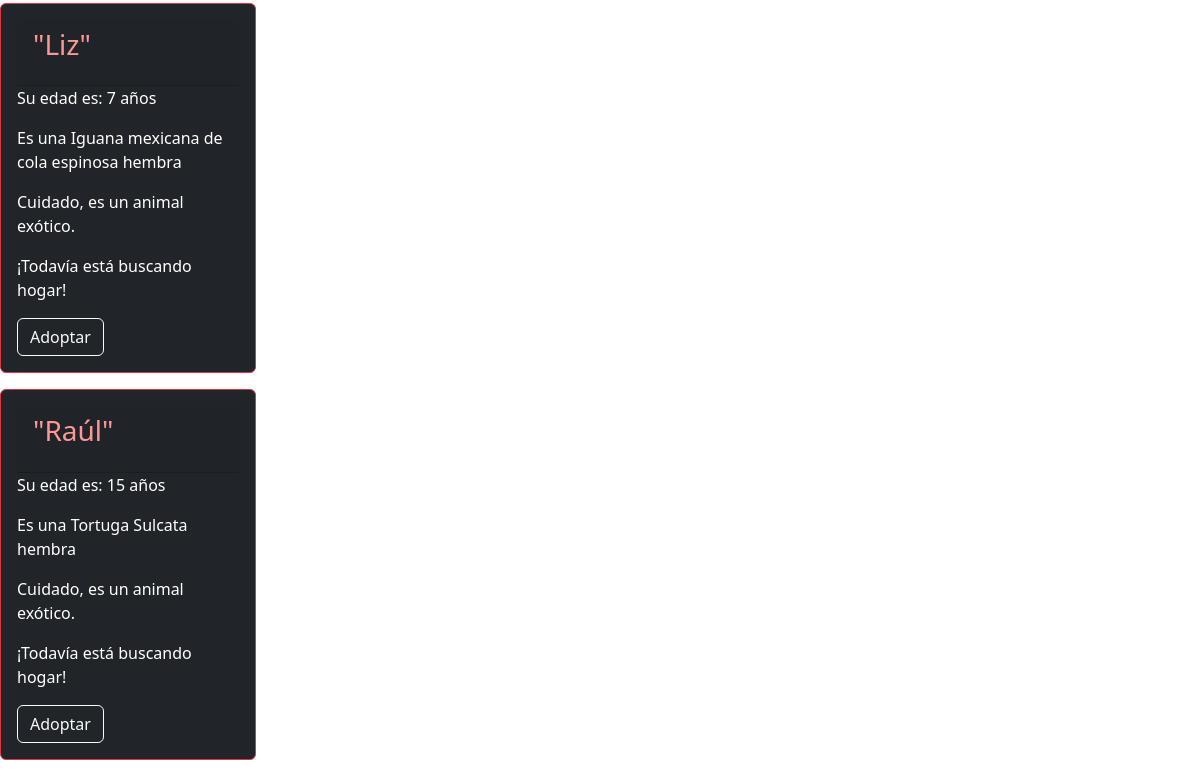
Before: /animal-list/ (lower part) with the older database file.
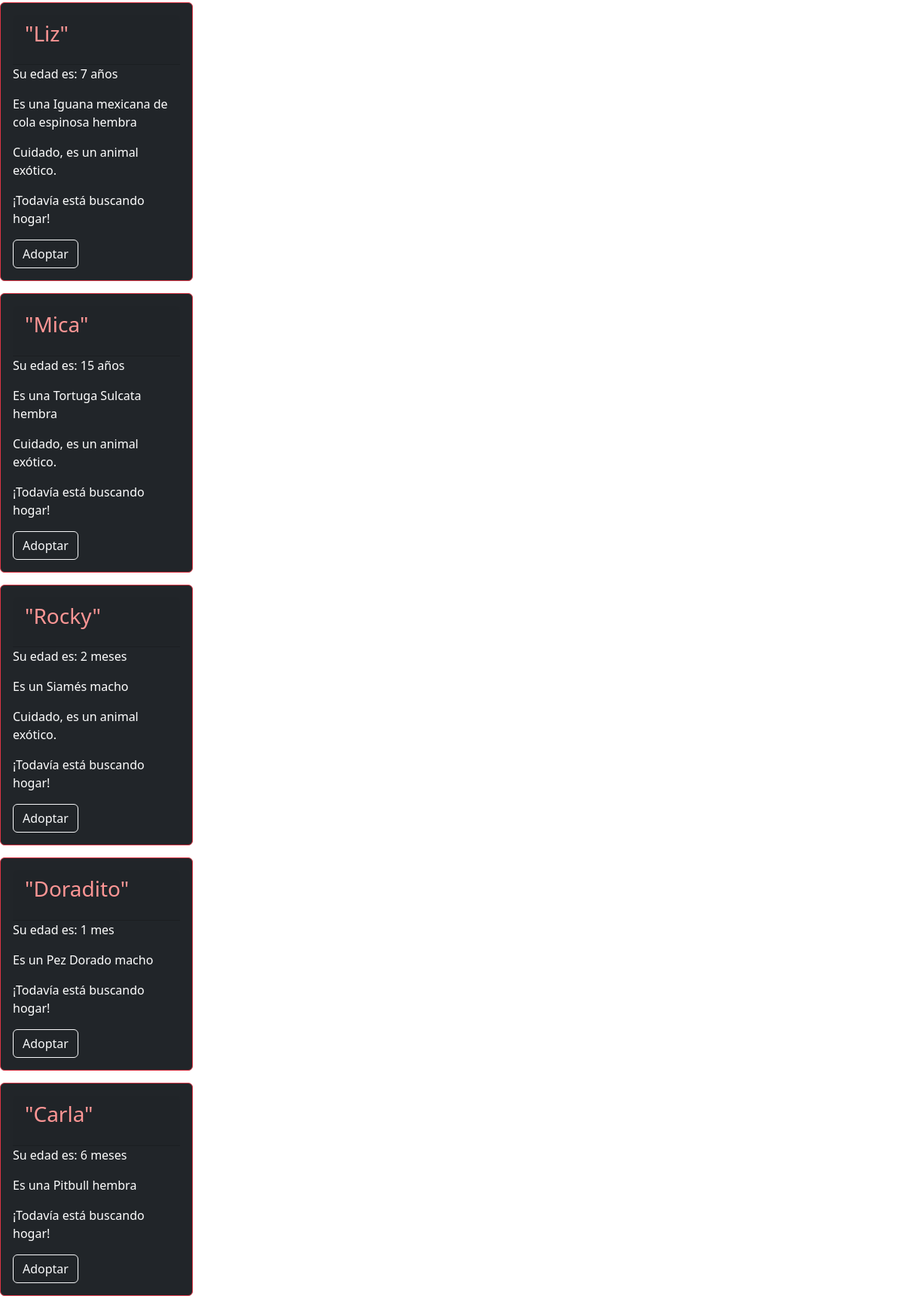
After: the same page with the newer database file.
### animal_app/models.py (models this page shows, shortened)
class Animals(models.Model):
    name = models.CharField(max_length=100)
    age = models.IntegerField()
    gender = models.CharField(max_length=100)
    adopted = models.BooleanField(default=True)
    breed = models.CharField(max_length=100)
    exotic = models.BooleanField(default=False)
    baby = models.BooleanField(default=False)

### animal_app/views.py (the view)
# urls.py: path("animal-list/", animal_list),
def animal_list(request):
    if "search" in request.GET:
        search = request.GET["search"]
        all_animals = Animals.objects.filter(name__icontains=search)
    else:
        all_animals = Animals.objects.all()
    context = {
        "adoptions":all_animals,
    }
    return render(request, "animal-list.html", context = context)

### templates/animal-list.html (shortened to what this page needs)
{% extends "base.html" %}
{% block content %}
    {% for animal in adoptions %}
    <div class="card text-bg-dark mb-3 card border-danger mb-3" style="max-width: 16rem;",>
        <div class="card-body">
        <h3 class="card-header"  style="color:rgb(254, 150, 149)">
            <p> "{{animal.name}}" </p>
        </h3>
        {% if animal.baby == False %}
            {% if animal.age == 1 %}
                <p>Su edad es: {{animal.age}} año</p>
            {% else %}
                <p>Su edad es: {{animal.age}} años</p>
            {% endif %}
        {% else %}
            {% if animal.age == 1 %}
                <p>Su edad es: {{animal.age}} mes</p>
            {% else %}
                <p>Su edad es: {{animal.age}} meses</p>
            {% endif %}
        {% endif %}
        {% if animal.gender == "Macho" %}
            <p>Es un {{animal.breed}} macho</p>
        {% else %}
            <p>Es una {{animal.breed}} hembra</p>
        {% endif %}
        {% if animal.exotic == True %}
        <p> Cuidado, es un animal exótico. </p>
        {% endif %}
        {% if animal.adopted == True %}
        <p>¡Todavía está buscando hogar!</p>
        {% else %}
        <p>¡Ya fue adoptado!</p>
        {% endif %}
        <a href="/adopted/" class="btn btn-dark btn-outline-light">Adoptar</a>
        </div>
    </div>
    {% endfor %}
{% endblock %}

### templates/base.html (shortened to what this page needs)
<!DOCTYPE html>
<html lang="en">
<head>
    <link href="https://cdn.jsdelivr.net/npm/bootstrap@5.3.0-alpha1/dist/css/bootstrap.min.css" rel="stylesheet">
</head>
<body>
    {% block content %}
    {% endblock %}
</body>
</html>

### templates/base.html (style rules this page uses)
body { background-image: url('https://i.pinimg.com/564x/0b/c4/a1/0bc4a10e10077c2aedac4cf37e7378c7.jpg'); }

Changed rows visible on the page:
changed Animals "Tortuga Sulcata": name "Raúl" → "Mica"
added Animals: name "Rocky", age "2", breed "Siamés", exotic "Cuidado, es un animal exótico.", adopted "¡Todavía está buscando hogar!"
added Animals: name "Doradito", age "1", breed "Pez Dorado", adopted "¡Todavía está buscando hogar!"
added Animals: name "Carla", age "6", breed "Pitbull", adopted "¡Todavía está buscando hogar!"
